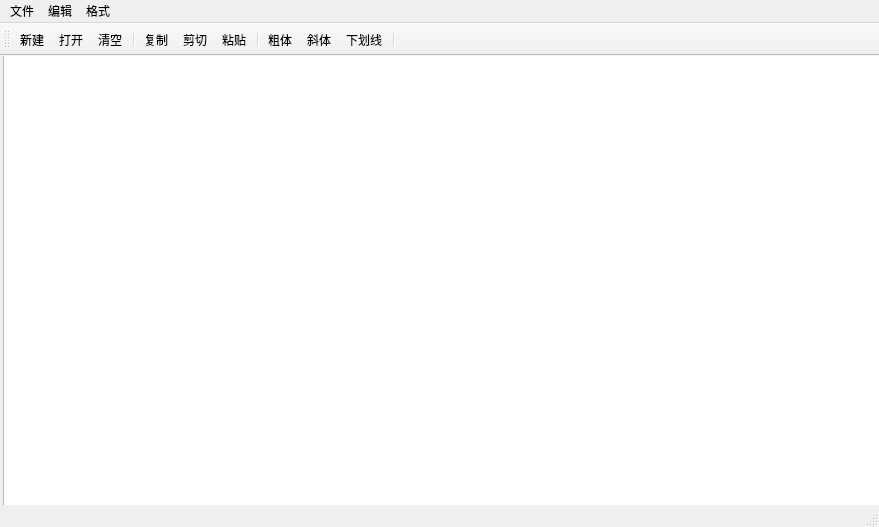
<?xml version="1.0" encoding="UTF-8"?>
<ui version="4.0">
 <class>MainWindow</class>
 <widget class="QMainWindow" name="MainWindow">
  <property name="geometry">
   <rect>
    <x>0</x>
    <y>0</y>
    <width>879</width>
    <height>527</height>
   </rect>
  </property>
  <property name="windowTitle">
   <string>MainWindow</string>
  </property>
  <widget class="QWidget" name="centralWidget">
   <widget class="QPlainTextEdit" name="txtEdit">
    <property name="geometry">
     <rect>
      <x>3</x>
      <y>-4</y>
      <width>881</width>
      <height>461</height>
     </rect>
    </property>
   </widget>
  </widget>
  <widget class="QMenuBar" name="menuBar">
   <property name="geometry">
    <rect>
     <x>0</x>
     <y>0</y>
     <width>879</width>
     <height>26</height>
    </rect>
   </property>
   <widget class="QMenu" name="menu">
    <property name="title">
     <string>文件</string>
    </property>
    <addaction name="actNew"/>
    <addaction name="actOpen"/>
    <addaction name="separator"/>
    <addaction name="actClose"/>
   </widget>
   <widget class="QMenu" name="menu_2">
    <property name="title">
     <string>编辑</string>
    </property>
    <addaction name="actCut"/>
    <addaction name="actCopy"/>
    <addaction name="actPaste"/>
    <addaction name="separator"/>
    <addaction name="actClear"/>
   </widget>
   <widget class="QMenu" name="menu_3">
    <property name="title">
     <string>格式</string>
    </property>
    <addaction name="actBold"/>
    <addaction name="actItalic"/>
    <addaction name="actUnder"/>
    <addaction name="separator"/>
    <addaction name="actToolLab"/>
   </widget>
   <addaction name="menu"/>
   <addaction name="menu_2"/>
   <addaction name="menu_3"/>
  </widget>
  <widget class="QToolBar" name="mainToolBar">
   <attribute name="toolBarArea">
    <enum>TopToolBarArea</enum>
   </attribute>
   <attribute name="toolBarBreak">
    <bool>false</bool>
   </attribute>
   <addaction name="actNew"/>
   <addaction name="actOpen"/>
   <addaction name="actClear"/>
   <addaction name="separator"/>
   <addaction name="actCopy"/>
   <addaction name="actCut"/>
   <addaction name="actPaste"/>
   <addaction name="separator"/>
   <addaction name="actBold"/>
   <addaction name="actItalic"/>
   <addaction name="actUnder"/>
   <addaction name="separator"/>
  </widget>
  <widget class="QStatusBar" name="statusBar"/>
  <action name="actNew">
   <property name="text">
    <string>新建</string>
   </property>
   <property name="toolTip">
    <string>新建文件</string>
   </property>
   <property name="shortcut">
    <string>Ctrl+N</string>
   </property>
  </action>
  <action name="actOpen">
   <property name="text">
    <string>打开...</string>
   </property>
   <property name="toolTip">
    <string>打开文件</string>
   </property>
   <property name="shortcut">
    <string>Ctrl+O</string>
   </property>
  </action>
  <action name="actClose">
   <property name="text">
    <string>退出</string>
   </property>
   <property name="toolTip">
    <string>退出</string>
   </property>
   <property name="shortcut">
    <string>Ctrl+Q</string>
   </property>
  </action>
  <action name="actCut">
   <property name="text">
    <string>剪切</string>
   </property>
   <property name="toolTip">
    <string>剪切</string>
   </property>
   <property name="shortcut">
    <string>Ctrl+X</string>
   </property>
  </action>
  <action name="actCopy">
   <property name="text">
    <string>复制</string>
   </property>
   <property name="toolTip">
    <string>复制</string>
   </property>
   <property name="shortcut">
    <string>Ctrl+C</string>
   </property>
  </action>
  <action name="actPaste">
   <property name="text">
    <string>粘贴</string>
   </property>
   <property name="toolTip">
    <string>粘贴</string>
   </property>
   <property name="shortcut">
    <string>Ctrl+V</string>
   </property>
  </action>
  <action name="actClear">
   <property name="text">
    <string>清空</string>
   </property>
   <property name="toolTip">
    <string>清空</string>
   </property>
  </action>
  <action name="actBold">
   <property name="checkable">
    <bool>true</bool>
   </property>
   <property name="text">
    <string>粗体</string>
   </property>
   <property name="toolTip">
    <string>加粗</string>
   </property>
   <property name="shortcut">
    <string>Ctrl+B</string>
   </property>
  </action>
  <action name="actItalic">
   <property name="checkable">
    <bool>true</bool>
   </property>
   <property name="text">
    <string>斜体</string>
   </property>
   <property name="toolTip">
    <string>斜体</string>
   </property>
   <property name="shortcut">
    <string>Ctrl+I</string>
   </property>
  </action>
  <action name="actUnder">
   <property name="checkable">
    <bool>true</bool>
   </property>
   <property name="text">
    <string>下划线</string>
   </property>
   <property name="toolTip">
    <string>下划线</string>
   </property>
   <property name="shortcut">
    <string>Ctrl+U</string>
   </property>
  </action>
  <action name="actToolLab">
   <property name="checkable">
    <bool>true</bool>
   </property>
   <property name="text">
    <string>工具栏</string>
   </property>
   <property name="toolTip">
    <string>显示工具栏</string>
   </property>
  </action>
 </widget>
 <layoutdefault spacing="6" margin="11"/>
 <resources/>
 <connections>
  <connection>
   <sender>actClose</sender>
   <signal>triggered()</signal>
   <receiver>MainWindow</receiver>
   <slot>close()</slot>
   <hints>
    <hint type="sourcelabel">
     <x>-1</x>
     <y>-1</y>
    </hint>
    <hint type="destinationlabel">
     <x>199</x>
     <y>149</y>
    </hint>
   </hints>
  </connection>
  <connection>
   <sender>actCopy</sender>
   <signal>triggered()</signal>
   <receiver>txtEdit</receiver>
   <slot>copy()</slot>
   <hints>
    <hint type="sourcelabel">
     <x>-1</x>
     <y>-1</y>
    </hint>
    <hint type="destinationlabel">
     <x>443</x>
     <y>277</y>
    </hint>
   </hints>
  </connection>
  <connection>
   <sender>actClear</sender>
   <signal>triggered()</signal>
   <receiver>txtEdit</receiver>
   <slot>clear()</slot>
   <hints>
    <hint type="sourcelabel">
     <x>-1</x>
     <y>-1</y>
    </hint>
    <hint type="destinationlabel">
     <x>443</x>
     <y>277</y>
    </hint>
   </hints>
  </connection>
  <connection>
   <sender>actPaste</sender>
   <signal>triggered()</signal>
   <receiver>txtEdit</receiver>
   <slot>paste()</slot>
   <hints>
    <hint type="sourcelabel">
     <x>-1</x>
     <y>-1</y>
    </hint>
    <hint type="destinationlabel">
     <x>443</x>
     <y>277</y>
    </hint>
   </hints>
  </connection>
  <connection>
   <sender>actCut</sender>
   <signal>triggered()</signal>
   <receiver>txtEdit</receiver>
   <slot>cut()</slot>
   <hints>
    <hint type="sourcelabel">
     <x>-1</x>
     <y>-1</y>
    </hint>
    <hint type="destinationlabel">
     <x>443</x>
     <y>277</y>
    </hint>
   </hints>
  </connection>
 </connections>
</ui>
